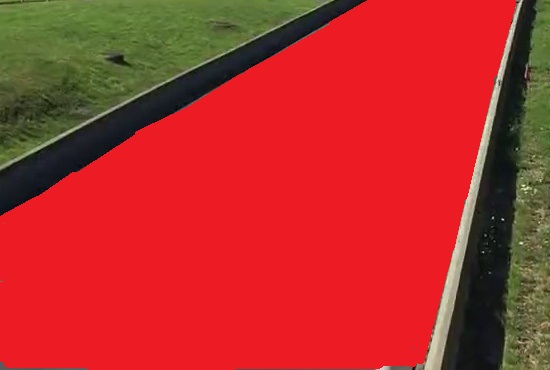
#> input picture video1&2/video1/ROI3.jpg, 550 x 370 px, found by its file name
$ python x_y_coordinate_finder.py
#> lines starting #> are read from the running program, lines starting #| are printed output that depends on the picture; after the words box and inside, x2 and y2 are one past the last pixel; in counts of white or black regions, pixels touching at a corner belong together
import cv2
def click_event(event, x, y, flags, params):
    if event == cv2.EVENT_LBUTTONDOWN:
        print(x, ',', y)
def coordinate_finder():
    frame = cv2.imread('ROI3.jpg')
#> frame is the input picture: shape (370, 550, 3); mean B, G, R 42, 46.7, 181
    cv2.putText(frame, '3',(63,40),cv2.FONT_HERSHEY_SIMPLEX,1.7,(0,255,0),4,cv2.LINE_AA)
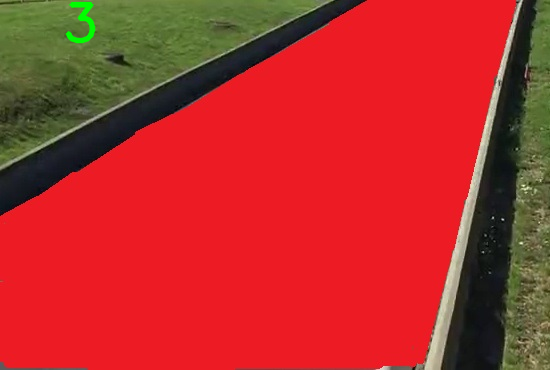
#> frame: shape (370, 550, 3); 0.3% of pixels changed, all inside (x1, y1, x2, y2) = (64, 1, 96, 44)
    cv2.imshow("image",frame)
    height,width,channels=frame.shape
#> height = 370; width = 550; channels = 3
    print(height,width)
#| 370 550
    # [4 lines of commented-out code are left out]
    cv2.setMouseCallback('image', click_event)
    cv2.waitKey(0)
    cv2.destroyAllWindows()
coordinate_finder()
